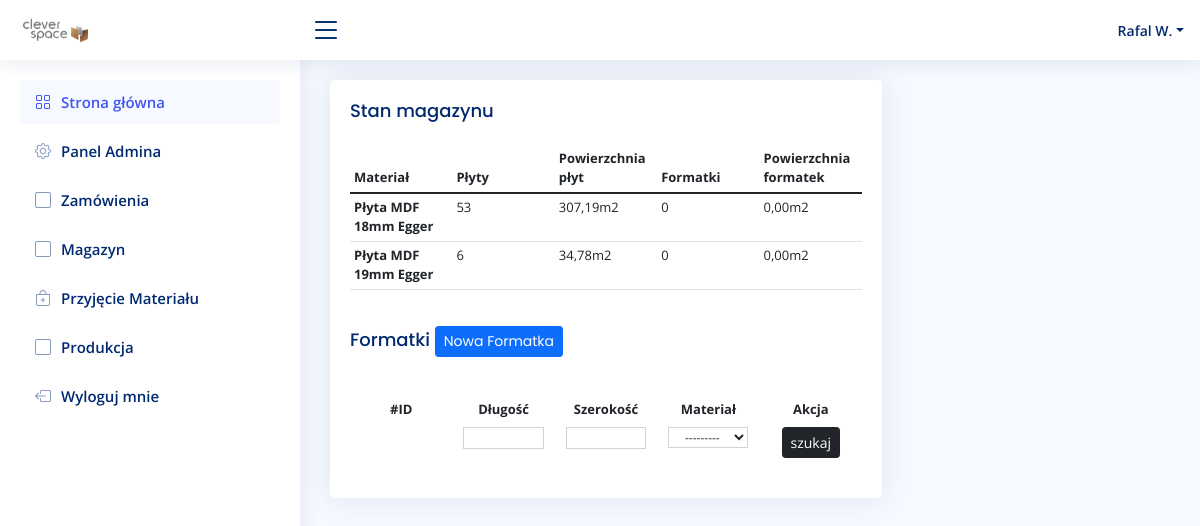
The page /stock/ (signed in) on the database as committed earlier.
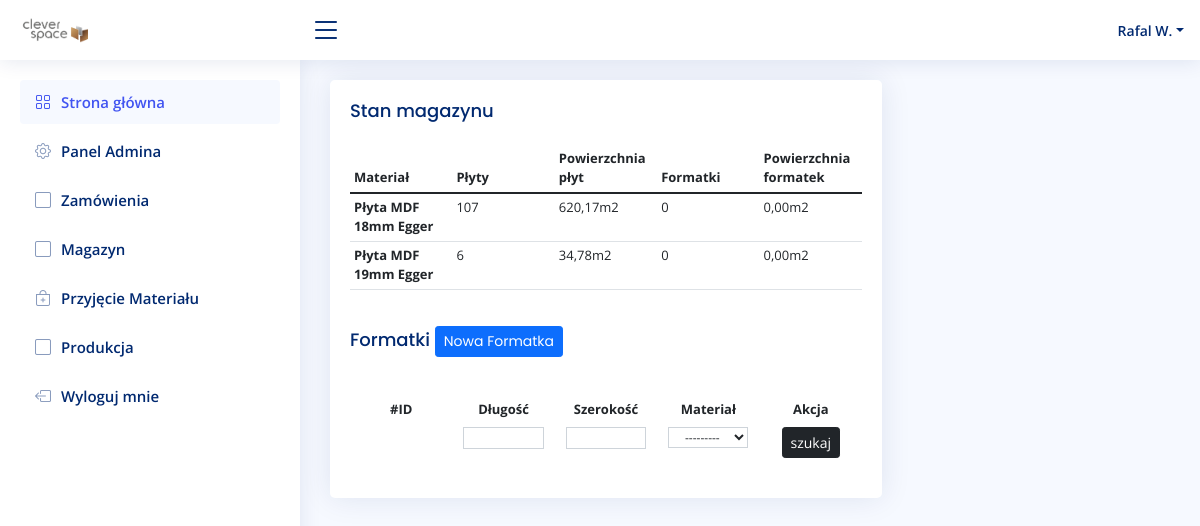
The same page on the database as committed later.
### order/models.py (models this page shows)
class Material(models.Model):
    short_name = models.CharField(max_length=255, blank=False, null=True)
    name = models.CharField(max_length=255, blank=False, null=True)
    quantity = models.SmallIntegerField(default=0, blank=False, null=True)
    material_area = models.DecimalField(default=Decimal('5.796'), decimal_places=4, blank=False, max_digits=10)
    class Meta:
        verbose_name = "materiał"
        verbose_name_plural = "materiały"
    def __str__(self):
        return self.short_name
    def caluclate_material(self):
        return self.quantity * self.material_area
    def caluclate_area(self):
        material = Material.objects.get(short_name=self.short_name)
        total_area = 0
        for stock in material.stocks.all():
            result = stock.length * stock.width / 1000000
            total_area += result
        return total_area

### stock/views.py (the view)
# urls.py: path('', staff_member_required(views.StockView.as_view()), name='stock'),
class StockView(ListView):
    model = Stock
    template_name = 'stock/home.html'
    def get_context_data(self, **kwargs):
        context = super().get_context_data(**kwargs)
        context.update({
            'filter': StockFilter(self.request.GET,
                                  queryset=self.get_queryset()),
            'materials': Material.objects.all().order_by('name'),
            'cutters': Cutter.objects.all().order_by('-name'),
            })
        return context

### stock/templates/stock/home.html (shortened to what this page needs)
{% extends 'main.html' %}
{% load static %}
{% block content %}
<div class="row">
  <div class="col-sm-8">
    <div class="card recent-sales">
      <div class="card-body">
        <h5 class="card-title">Stan magazynu </h5>
        <table class="table table-hover table-sm text-left" style="text-align: left">
          <thead>
            <tr>
              <th scope="col">Materiał</th>
              <th scope="col">Płyty</th>
              <th scope="col">Powierzchnia płyt</th>
              <th scope="col">Formatki</th>
              <th scope="col">Powierzchnia formatek</th>
            </tr>
          </thead>
          <tbody>
            {% for material in materials %}
            <tr>
              <th scope="col">{{ material.name }}</th>
              <td scope="col">{{ material.quantity }}</td>
              <td scope="col">{{ material.caluclate_material|floatformat:2 }}m2</td>
              <td scope="col">{{ material.stocks.count }}</td>
              <td scope="col">{{ material.caluclate_area|floatformat:2 }}m2</td>
            </tr>
            {% endfor %}
         </tbody>
       </table>
        <h5 class="card-title">Formatki <a href="{% url 'create-stock' %}"><button class="btn btn-primary btn-sm">Nowa Formatka</button></a></h5>
       <div class="dataTable-top"></div>
       <div class="table-responsive">
        <table class="table table-borderless table-hover table-sm">
          {% include 'stock/search.html' %}
          <thead>
            <tr>
              <th scope="col">#ID</th>
              <th scope="col">Długość</th>
              <th scope="col">Szerokość</th>
              <th scope="col">Materiał</th>
              <th scope="col">Akcja</th>
            </tr>
          </thead>
        </table>
      </div>
      </div>
    </div>
  </div>
</div>
{% endblock %}

Rows that differ between the two databases and show on the page:
changed Material "Płyta MDF 18mm Egger": quantity "53" → "107"; caluclate_material "307,19" → "620,17"
